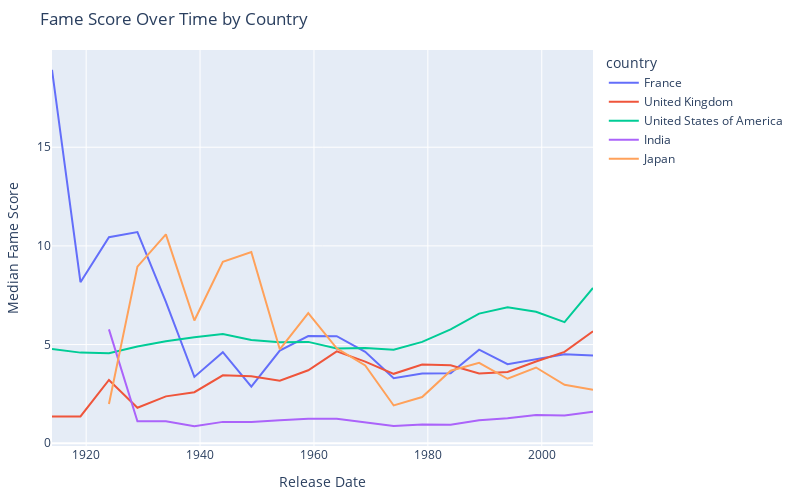

Notebook code cell kept with this figure:
### Markdown cell above
### Does these conclusions constant in time ?

### Code cell
median_country = actor_country[['country','fameScore','release_date']].groupby(by=['release_date','country'],as_index=False).agg('median')
median_country

# Create a line plot
fig = px.line(
    median_country,
    x='release_date',  # Assuming release_date is in a datetime format
    y='fameScore',
    color='country',
    labels={'fameScore': 'Fame Score'},
    title='Fame Score Over Time by Country',
)

# Update layout parameters
fig.update_layout(
    width=800,
    height=500,
    margin=dict(l=50, r=50, b=50, t=50),
    xaxis_title='Release Date',
    yaxis_title='Median Fame Score',
)

fig.show()

### Figure 1 — Plotly figure (JSON) as saved in the notebook; plotly's stock layout.template omitted (floating-point values rounded to 4 significant figures)
{"data": [{"hovertemplate": "country=France<br>release_date=%{x}<br>Fame Score=%{y}<extra></extra>", "legendgroup": "France", "line": {"color": "#636efa", "dash": "solid"}, "marker": {"symbol": "circle"}, "mode": "lines", "name": "France", "orientation": "v", "showlegend": true, "type": "scatter", "x": [1914, 1919, 1924, 1929, 1934, 1939, 1944, 1949, 1954, 1959, 1964, 1969, 1974, 1979, 1984, 1989, 1994, 1999, 2004, 2009], "xaxis": "x", "y": [18.92, 8.16, 10.44, 10.7, 7.163, 3.363, 4.612, 2.868, 4.699, 5.43, 5.426, 4.633, 3.295, 3.529, 3.55, 4.742, 4.007, 4.254, 4.515, 4.442], "yaxis": "y"}, {"hovertemplate": "country=United Kingdom<br>release_date=%{x}<br>Fame Score=%{y}<extra></extra>", "legendgroup": "United Kingdom", "line": {"color": "#EF553B", "dash": "solid"}, "marker": {"symbol": "circle"}, "mode": "lines", "name": "United Kingdom", "orientation": "v", "showlegend": true, "type": "scatter", "x": [1914, 1919, 1924, 1929, 1934, 1939, 1944, 1949, 1954, 1959, 1964, 1969, 1974, 1979, 1984, 1989, 1994, 1999, 2004, 2009], "xaxis": "x", "y": [1.356, 1.361, 3.207, 1.798, 2.376, 2.588, 3.444, 3.396, 3.164, 3.699, 4.653, 4.137, 3.518, 3.991, 3.955, 3.537, 3.613, 4.144, 4.629, 5.676], "yaxis": "y"}, {"hovertemplate": "country=United States of America<br>release_date=%{x}<br>Fame Score=%{y}<extra></extra>", "legendgroup": "United States of America", "line": {"color": "#00cc96", "dash": "solid"}, "marker": {"symbol": "circle"}, "mode": "lines", "name": "United States of America", "orientation": "v", "showlegend": true, "type": "scatter", "x": [1914, 1919, 1924, 1929, 1934, 1939, 1944, 1949, 1954, 1959, 1964, 1969, 1974, 1979, 1984, 1989, 1994, 1999, 2004, 2009], "xaxis": "x", "y": [4.772, 4.592, 4.561, 4.901, 5.165, 5.376, 5.535, 5.235, 5.124, 5.136, 4.799, 4.822, 4.742, 5.137, 5.767, 6.567, 6.891, 6.661, 6.14, 7.87], "yaxis": "y"}, {"hovertemplate": "country=India<br>release_date=%{x}<br>Fame Score=%{y}<extra></extra>", "legendgroup": "India", "line": {"color": "#ab63fa", "dash": "solid"}, "marker": {"symbol": "circle"}, "mode": "lines", "name": "India", "orientation": "v", "showlegend": true, "type": "scatter", "x": [1924, 1929, 1934, 1939, 1944, 1949, 1954, 1959, 1964, 1969, 1974, 1979, 1984, 1989, 1994, 1999, 2004, 2009], "xaxis": "x", "y": [5.771, 1.114, 1.116, 0.8642, 1.083, 1.071, 1.161, 1.247, 1.242, 1.04, 0.8758, 0.9497, 0.9321, 1.162, 1.264, 1.432, 1.409, 1.601], "yaxis": "y"}, {"hovertemplate": "country=Japan<br>release_date=%{x}<br>Fame Score=%{y}<extra></extra>", "legendgroup": "Japan", "line": {"color": "#FFA15A", "dash": "solid"}, "marker": {"symbol": "circle"}, "mode": "lines", "name": "Japan", "orientation": "v", "showlegend": true, "type": "scatter", "x": [1924, 1929, 1934, 1939, 1944, 1949, 1954, 1959, 1964, 1969, 1974, 1979, 1984, 1989, 1994, 1999, 2004, 2009], "xaxis": "x", "y": [1.992, 8.95, 10.58, 6.22, 9.191, 9.687, 4.76, 6.59, 4.811, 3.944, 1.915, 2.344, 3.675, 4.078, 3.268, 3.839, 2.962, 2.715], "yaxis": "y"}], "layout": {"height": 500, "legend": {"title": {"text": "country"}, "tracegroupgap": 0}, "margin": {"b": 50, "l": 50, "r": 50, "t": 50}, "title": {"text": "Fame Score Over Time by Country"}, "width": 800, "xaxis": {"anchor": "y", "domain": [0, 1], "title": {"text": "Release Date"}}, "yaxis": {"anchor": "x", "domain": [0, 1], "title": {"text": "Median Fame Score"}}}}
